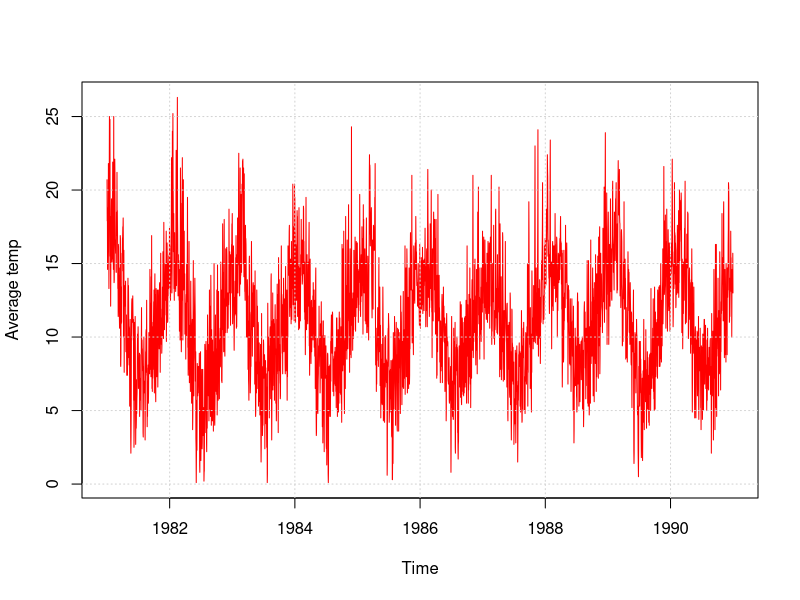
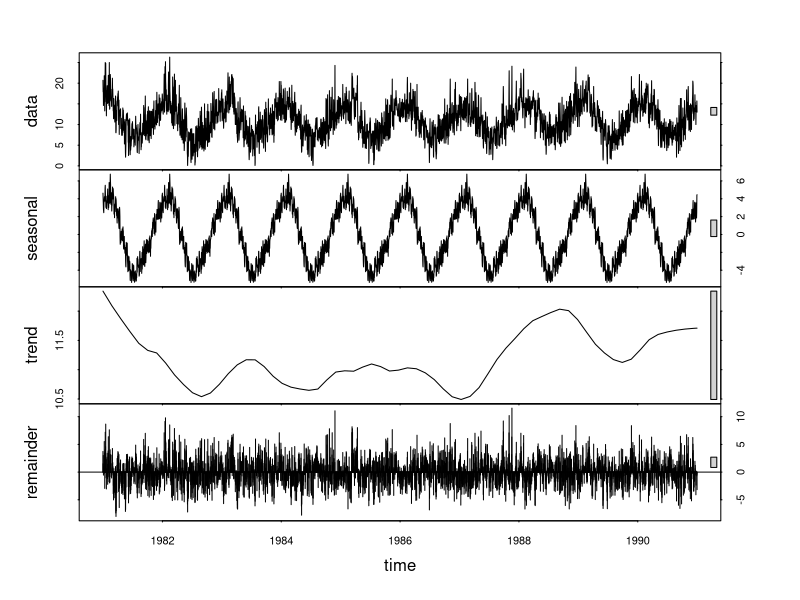
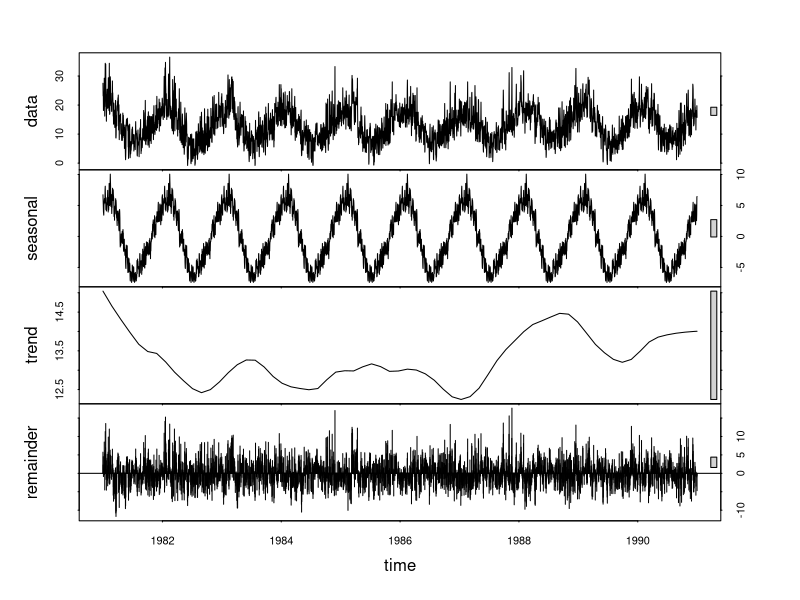
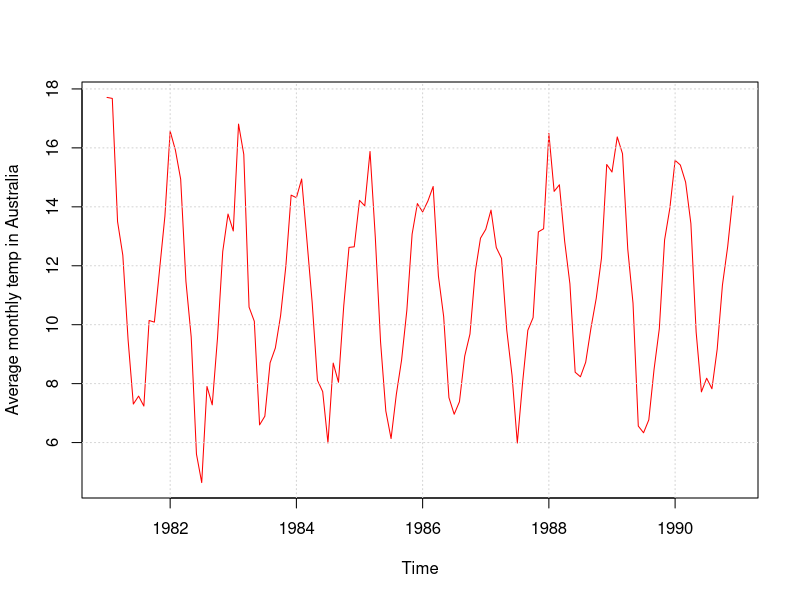
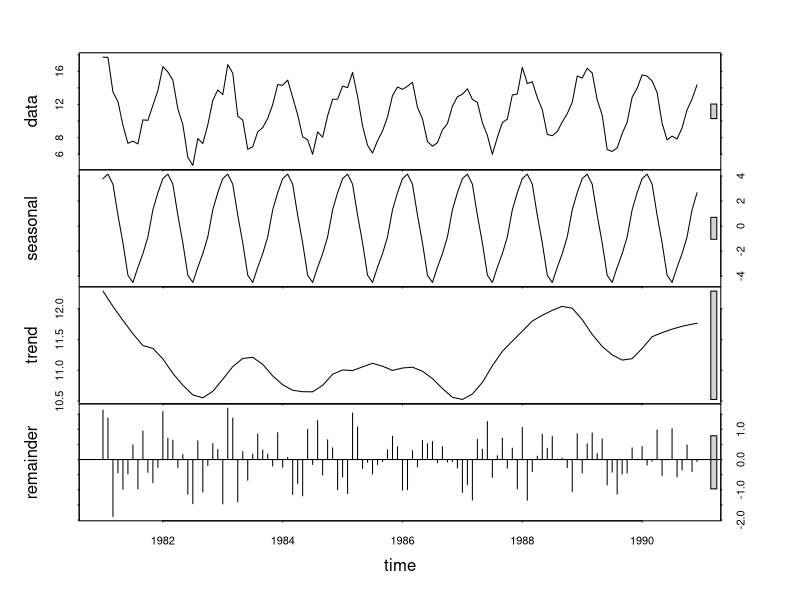
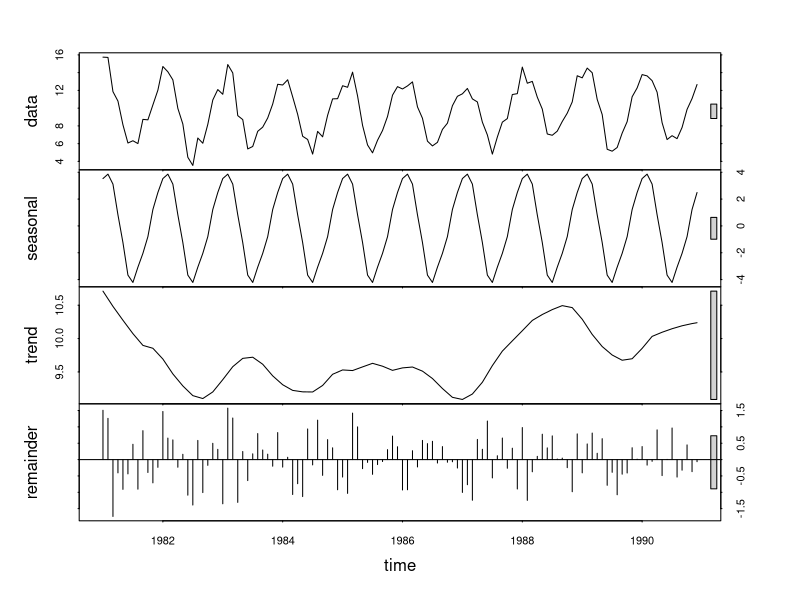
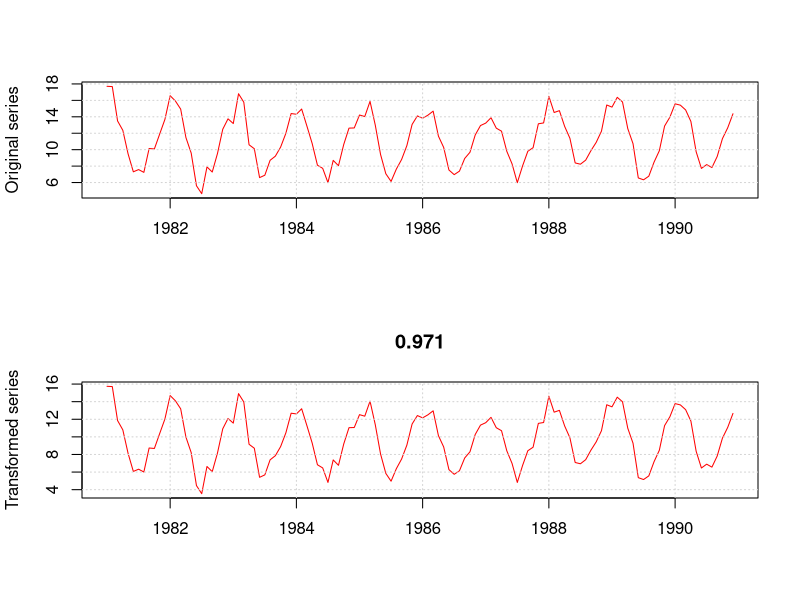
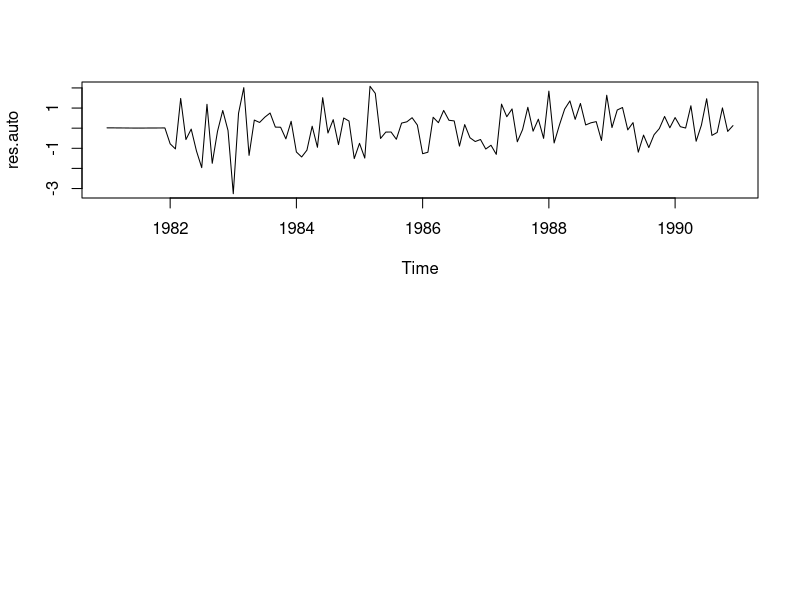

Reproduce these figures in R, in order.
## ---- chunk 1
library(forecast)
library(tseries)
library(lmtest)
library(Hmisc)
library(dplyr)
library(lubridate)

data <- read.csv("daily-min-temperatures.csv", sep=",", stringsAsFactors=F)
names(data)[1] <- "Date"
names(data)[2] <- "Value"

data$Value <- as.numeric(data$Value)
data$Date <- as.Date(data$Date, format="%Y-%m-%d")
head(data)
## ---- chunk 2


tSeries <- ts(data = data$Value, start = c(format(data$Date[1], "%Y"), format(data$Date[1], "%m"), format(data$Date[1], "%d")), freq = 365)

plot(tSeries, type="l", ylab="Average temp", col="red")
grid()
## ---- chunk 3
plot(stl(tSeries, s.window="periodic"))
## ---- chunk 4
LambdaOpt <- BoxCox.lambda(tSeries)
plot(stl(BoxCox(tSeries, LambdaOpt), s.window="periodic"))
## ---- chunk 5

data <- data %>%
  group_by(Year = year(Date), Month = month(Date)) %>%
  summarize(Avg_Temperature = mean(Value, na.rm = TRUE), .groups = 'drop') %>%
  mutate(Date = as.Date(paste(Year, Month, "1", sep = "-"))) %>%
  select(Date, Avg_Temperature)

names(data)[1] <- "Date"
names(data)[2] <- "Value"

data$Value <- as.numeric(data$Value)
data$Date <- as.Date(data$Date, format="%Y-%m")

data


## ---- chunk 6
tSeries <- ts(data = data$Value, start = as.numeric(c(format(data$Date[1], "%Y"), format(data$Date[1], "%m"))), freq = 12)
xname <- "Average monthly temp in Australia"
plot(tSeries, type="l", ylab=xname, col="red")
grid()

D <- 36
trainSeries <- window(tSeries, end  =c(year(data$Date[length(data$Date)-D]),  month(data$Date[length(data$Date)-D])))
testSeries  <- window(tSeries, start=c(year(data$Date[length(data$Date)-D+1]),month(data$Date[length(data$Date)-D+1])))
## ---- chunk 7
plot(stl(tSeries, s.window="periodic"))
## ---- chunk 8
LambdaOpt <- BoxCox.lambda(tSeries)
plot(stl(BoxCox(tSeries, LambdaOpt), s.window="periodic"))
## ---- chunk 9
par(mfrow=c(2,1))
plot(tSeries, ylab="Original series", xlab="", col="red")
grid()

plot(BoxCox(tSeries, LambdaOpt), ylab="Transformed series", xlab="", col="red")
title(main=toString(round(LambdaOpt, 3)))
grid()
## ---- chunk 10
fit.auto <- auto.arima(tSeries, lambda=LambdaOpt, biasadj=T)
fit.auto
## ---- chunk 11
res.auto <- residuals(fit.auto)
plot(res.auto)
## ---- chunk 12
res.auto <- res.auto[-c(1:12)]
tsdisplay(res.auto)
## ---- chunk 13
p <- rep(0, 1, frequency(tSeries)*3)
for (i in 1:length(p)){
  p[i] <- Box.test(res.auto, lag=i, type = "Ljung-Box")$p.value
}
plot(p, xlab="Lag", ylab="p-values", ylim=c(0,1), main="Ljung-Box test")
abline(h = 0.05, lty = 2, col = "blue")
## ---- chunk 14
par(mfrow=c(1,2))
qqnorm(res.auto)
qqline(res.auto, col="red")
hist(res.auto)
## ---- chunk 15
shapiro.test(res.auto)$p.value
wilcox.test(res.auto)$p.value
kpss.test(res.auto)$p.value

## ---- chunk 16
plot(diff(BoxCox(tSeries, LambdaOpt), 12), type="l", col="red")
grid()
## ---- chunk 17
par(mfrow=c(1,2))
acf(diff(diff(BoxCox(tSeries, LambdaOpt), 12), 1), lag.max=5*12, main="")
pacf(diff(diff(BoxCox(tSeries, LambdaOpt), 12), 1), lag.max=5*12, main="")
## ---- chunk 18
fit <- auto.arima(tSeries, d=1, D=1, max.p=12, max.q=12, max.P = 5, max.Q = 5, 
                  start.p=11, start.q=11, start.P=2, start.Q=4, 
                  lambda=LambdaOpt, biasadj=T)
fit
## ---- chunk 19
res <- residuals(fit)
plot(res)
## ---- chunk 20
res <- res[-c(1:12)]
tsdisplay(res)
## ---- chunk 21
p <- rep(0, 1, frequency(tSeries)*3)
for (i in 1:length(p)){
  p[i] <- Box.test(res, lag=i, type = "Ljung-Box")$p.value
}
plot(p, xlab="Lag", ylab="p-values", ylim=c(0,1), main="Ljung-Box test")
abline(h = 0.05, lty = 2, col = "blue")
## ---- chunk 22
par(mfrow=c(1,2))
qqnorm(res)
qqline(res, col="red")
hist(res)
## ---- chunk 23
shapiro.test(res)$p.value
wilcox.test(res)$p.value
kpss.test(res)$p.value

## ---- chunk 24
res_manual_orig_scale <- residuals(fit, type = "response")[-c(1:12)]
res_auto_orig_scale <- residuals(fit.auto, type = "response")[-c(1:12)]
ax_range <- range(c(res_manual_orig_scale, res_auto_orig_scale))

plot(res_manual_orig_scale, res_auto_orig_scale, xlim=ax_range, ylim=ax_range, 
     xlab = "Residuals of manually found model", ylab="Residuals of auto.arima model")
grid()
lines(c(ax_range[1], ax_range[2])*2, c(ax_range[1], ax_range[2])*2, col="red")
## ---- chunk 25
fl <- forecast(fit.auto, h=D)
print(fl)
## ---- chunk 26
plot(fl, ylab=xname, xlab="Year", col="red")
## ---- chunk 27
fit.ets <- ets(tSeries, lambda=LambdaOpt, biasadj = T)
print(fit.ets)
## ---- chunk 28
tsdisplay(residuals(fit.ets))
## ---- chunk 29
p <- rep(0, 1, frequency(tSeries)*3)
for (i in 1:length(p)){
  p[i] <- Box.test(residuals(fit.ets), lag=i, type = "Ljung-Box")$p.value
}
plot(p, xlab="Lag", ylab="p-values", ylim=c(0,1), main="Ljung-Box test")
abline(h = 0.05, lty = 2, col = "blue")
## ---- chunk 30
par(mfrow=c(1,2))
qqnorm(residuals(fit.ets))
qqline(residuals(fit.ets), col="red")
hist(residuals(fit.ets))
## ---- chunk 31
shapiro.test(residuals(fit.ets))$p.value
wilcox.test(residuals(fit.ets))$p.value
kpss.test(residuals(fit.ets))$p.value

## ---- chunk 32
fitShort <- ets(trainSeries, model="ANA", damped=F, lambda=LambdaOpt, biasadj = T)
fc       <- forecast(fitShort, h=D)
accuracy(fc, testSeries)
## ---- chunk 33
plot(forecast(fitShort, h=D), ylab=xname, xlab="Year")
lines(tSeries, col="red")
## ---- chunk 34
fitShort <- Arima(trainSeries, order=c(2,0,0), seasonal=c(0,1,1), lambda=LambdaOpt, biasadj = T)
fc       <- forecast(fitShort, h=D)
accuracy(fc, testSeries)
## ---- chunk 35
fitShort <- Arima(trainSeries, order=c(0,1,1), seasonal=c(0,1,1), lambda=LambdaOpt, biasadj = T)
fc       <- forecast(fitShort, h=D)
accuracy(fc, testSeries)
## ---- chunk 36
dm.test(res, res.auto)
## ---- chunk 37
res.ets <- residuals(fit.ets, type = "response")[-c(1:12)]

plot(res.auto, res.ets, 
     xlab="Residuals, best ARIMA",
     ylab="Residuals, best ETS",
     xlim=c(min(c(res.auto, res.ets), na.rm=T), max(c(res.auto, res.ets), na.rm=T)),
     ylim=c(min(c(res.auto, res.ets), na.rm=T), max(c(res.auto, res.ets), na.rm=T)))
 lines(c(min(c(res.auto, res.ets), na.rm=T), max(c(res.auto, res.ets), na.rm=T)), c(min(c(res.auto, res.ets), na.rm=T), max(c(res.auto, res.ets), na.rm=T)), col="red")
## ---- chunk 38
dm.test(res.auto, res.ets)
